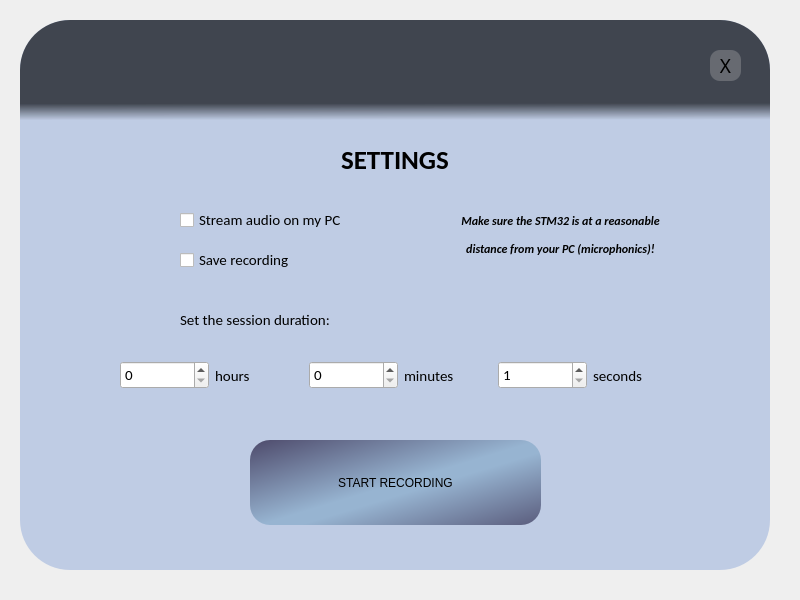
<?xml version="1.0" encoding="UTF-8"?>
<ui version="4.0">
 <class>Form</class>
 <widget class="QWidget" name="Form">
  <property name="geometry">
   <rect>
    <x>0</x>
    <y>0</y>
    <width>800</width>
    <height>600</height>
   </rect>
  </property>
  <property name="windowTitle">
   <string>Form</string>
  </property>
  <widget class="QWidget" name="widget" native="true">
   <property name="geometry">
    <rect>
     <x>20</x>
     <y>20</y>
     <width>750</width>
     <height>550</height>
    </rect>
   </property>
   <property name="styleSheet">
    <string notr="true">QPushButton {
	font: 14pt &quot;Arial Rounded MT Bold&quot;;
border-radius: 20px;
}

QPushButton#recordBtn {
background-color: qlineargradient(spread:reflect, x1:0, y1:0, x2:0.553, y2:0.533409, stop:0.00497512 rgba(78, 75, 108, 255), stop:0.935323 rgba(151, 180, 209, 255))
}

QPushButton#editBtn {
color: white;
background-color:qlineargradient(spread:reflect, x1:0, y1:0, x2:0.513, y2:0.499318, stop:0 rgba(160, 193, 221, 255), stop:0.955224 rgba(74, 99, 119, 255))
}

QPushButton#editBtn:hover, #recordBtn:hover, #exitBtn:hover {
background-color: qlineargradient(spread:pad, x1:0, y1:0, x2:0.731905, y2:0.755, stop:0 rgba(255, 221, 221, 255), stop:0.955224 rgba(238, 103, 100, 255))
}

QPushButton#exitBtn {
background-color: rgba(195, 195, 195, 0.3);
border-radius: 10px; 
}</string>
   </property>
   <widget class="QLabel" name="mainLabel">
    <property name="geometry">
     <rect>
      <x>0</x>
      <y>0</y>
      <width>750</width>
      <height>550</height>
     </rect>
    </property>
    <property name="styleSheet">
     <string notr="true">border-radius: 50px;
background-color: rgb(191, 204, 228);</string>
    </property>
    <property name="text">
     <string/>
    </property>
   </widget>
   <widget class="QLabel" name="micLabel">
    <property name="geometry">
     <rect>
      <x>30</x>
      <y>130</y>
      <width>80</width>
      <height>80</height>
     </rect>
    </property>
    <property name="text">
     <string/>
    </property>
    <property name="pixmap">
     <pixmap>../imgs/microphone.png</pixmap>
    </property>
    <property name="scaledContents">
     <bool>true</bool>
    </property>
    <property name="alignment">
     <set>Qt::AlignCenter</set>
    </property>
   </widget>
   <widget class="QLabel" name="header">
    <property name="geometry">
     <rect>
      <x>0</x>
      <y>0</y>
      <width>750</width>
      <height>70</height>
     </rect>
    </property>
    <property name="font">
     <font>
      <family>Arial Rounded MT Bold</family>
      <pointsize>28</pointsize>
     </font>
    </property>
    <property name="styleSheet">
     <string notr="true">border-top-left-radius: 50px;
border-top-right-radius: 50px;
background-color: rgb(64, 69, 79);
</string>
    </property>
    <property name="text">
     <string/>
    </property>
    <property name="alignment">
     <set>Qt::AlignCenter</set>
    </property>
    <property name="margin">
     <number>10</number>
    </property>
   </widget>
   <widget class="QLabel" name="headerLabel">
    <property name="geometry">
     <rect>
      <x>200</x>
      <y>10</y>
      <width>352</width>
      <height>71</height>
     </rect>
    </property>
    <property name="text">
     <string/>
    </property>
    <property name="pixmap">
     <pixmap>../imgs/header.png</pixmap>
    </property>
    <property name="scaledContents">
     <bool>true</bool>
    </property>
   </widget>
   <widget class="QLabel" name="headerFade">
    <property name="geometry">
     <rect>
      <x>0</x>
      <y>70</y>
      <width>750</width>
      <height>30</height>
     </rect>
    </property>
    <property name="font">
     <font>
      <family>Arial Rounded MT Bold</family>
      <pointsize>28</pointsize>
     </font>
    </property>
    <property name="styleSheet">
     <string notr="true">background-color: qlineargradient(spread:pad, x1:0.511975, y1:0.443, x2:0.522, y2:1, stop:0 rgba(64, 69, 79, 255), stop:1 rgba(64, 69, 79, 0))</string>
    </property>
    <property name="text">
     <string/>
    </property>
    <property name="alignment">
     <set>Qt::AlignCenter</set>
    </property>
    <property name="margin">
     <number>10</number>
    </property>
   </widget>
   <widget class="QPushButton" name="exitBtn">
    <property name="geometry">
     <rect>
      <x>690</x>
      <y>30</y>
      <width>31</width>
      <height>31</height>
     </rect>
    </property>
    <property name="font">
     <font>
      <family>Arial Rounded MT Bold</family>
      <pointsize>14</pointsize>
      <weight>50</weight>
      <italic>false</italic>
      <bold>false</bold>
     </font>
    </property>
    <property name="text">
     <string>X</string>
    </property>
   </widget>
   <widget class="QPushButton" name="recordBtn">
    <property name="geometry">
     <rect>
      <x>230</x>
      <y>420</y>
      <width>291</width>
      <height>85</height>
     </rect>
    </property>
    <property name="styleSheet">
     <string notr="true"/>
    </property>
    <property name="text">
     <string>START RECORDING</string>
    </property>
   </widget>
   <widget class="QCheckBox" name="streamCheck">
    <property name="geometry">
     <rect>
      <x>160</x>
      <y>180</y>
      <width>200</width>
      <height>40</height>
     </rect>
    </property>
    <property name="font">
     <font>
      <family>Calibri</family>
      <pointsize>11</pointsize>
     </font>
    </property>
    <property name="text">
     <string>Stream audio on my PC</string>
    </property>
   </widget>
   <widget class="QLabel" name="settingsLabel">
    <property name="geometry">
     <rect>
      <x>300</x>
      <y>120</y>
      <width>150</width>
      <height>40</height>
     </rect>
    </property>
    <property name="font">
     <font>
      <family>Calibri</family>
      <pointsize>20</pointsize>
      <weight>75</weight>
      <bold>true</bold>
     </font>
    </property>
    <property name="text">
     <string>SETTINGS</string>
    </property>
    <property name="alignment">
     <set>Qt::AlignCenter</set>
    </property>
   </widget>
   <widget class="QLabel" name="warningLabel">
    <property name="geometry">
     <rect>
      <x>390</x>
      <y>180</y>
      <width>301</width>
      <height>70</height>
     </rect>
    </property>
    <property name="font">
     <font>
      <family>Calibri</family>
      <pointsize>11</pointsize>
     </font>
    </property>
    <property name="text">
     <string>&lt;html&gt;&lt;head/&gt;&lt;body&gt;&lt;p&gt;&lt;span style=&quot; font-size:9pt; font-weight:600; font-style:italic;&quot;&gt;Make sure the STM32 is at a reasonable&lt;/span&gt;&lt;/p&gt;&lt;p&gt;&lt;span style=&quot; font-size:9pt; font-weight:600; font-style:italic;&quot;&gt;distance from your PC (microphonics)!&lt;/span&gt;&lt;/p&gt;&lt;/body&gt;&lt;/html&gt;</string>
    </property>
    <property name="alignment">
     <set>Qt::AlignCenter</set>
    </property>
   </widget>
   <widget class="QLabel" name="durationLabel">
    <property name="geometry">
     <rect>
      <x>160</x>
      <y>280</y>
      <width>200</width>
      <height>40</height>
     </rect>
    </property>
    <property name="font">
     <font>
      <family>Calibri</family>
      <pointsize>11</pointsize>
     </font>
    </property>
    <property name="text">
     <string>Set the session duration:</string>
    </property>
   </widget>
   <widget class="QCheckBox" name="saveCheck">
    <property name="geometry">
     <rect>
      <x>160</x>
      <y>220</y>
      <width>200</width>
      <height>40</height>
     </rect>
    </property>
    <property name="font">
     <font>
      <family>Calibri</family>
      <pointsize>11</pointsize>
     </font>
    </property>
    <property name="text">
     <string>Save recording</string>
    </property>
   </widget>
   <widget class="QWidget" name="gridLayoutWidget">
    <property name="geometry">
     <rect>
      <x>100</x>
      <y>320</y>
      <width>561</width>
      <height>71</height>
     </rect>
    </property>
    <layout class="QGridLayout" name="gridLayout">
     <item row="0" column="2">
      <layout class="QHBoxLayout" name="secondsLayout">
       <item>
        <widget class="QSpinBox" name="secondBox">
         <property name="font">
          <font>
           <family>Calibri</family>
           <pointsize>11</pointsize>
          </font>
         </property>
         <property name="minimum">
          <number>1</number>
         </property>
         <property name="maximum">
          <number>59</number>
         </property>
        </widget>
       </item>
       <item>
        <widget class="QLabel" name="secondLabel">
         <property name="font">
          <font>
           <family>Calibri</family>
           <pointsize>11</pointsize>
          </font>
         </property>
         <property name="text">
          <string>seconds</string>
         </property>
        </widget>
       </item>
      </layout>
     </item>
     <item row="0" column="0">
      <layout class="QHBoxLayout" name="hoursLayout">
       <item>
        <widget class="QSpinBox" name="hourBox">
         <property name="font">
          <font>
           <family>Calibri</family>
           <pointsize>11</pointsize>
          </font>
         </property>
         <property name="maximum">
          <number>23</number>
         </property>
        </widget>
       </item>
       <item>
        <widget class="QLabel" name="hourLabel">
         <property name="font">
          <font>
           <family>Calibri</family>
           <pointsize>11</pointsize>
          </font>
         </property>
         <property name="text">
          <string>hours</string>
         </property>
        </widget>
       </item>
      </layout>
     </item>
     <item row="0" column="1">
      <layout class="QHBoxLayout" name="minsLayout">
       <item>
        <widget class="QSpinBox" name="minBox">
         <property name="font">
          <font>
           <family>Calibri</family>
           <pointsize>11</pointsize>
          </font>
         </property>
         <property name="maximum">
          <number>59</number>
         </property>
        </widget>
       </item>
       <item>
        <widget class="QLabel" name="minLabel">
         <property name="font">
          <font>
           <family>Calibri</family>
           <pointsize>11</pointsize>
          </font>
         </property>
         <property name="text">
          <string>minutes</string>
         </property>
        </widget>
       </item>
      </layout>
     </item>
    </layout>
   </widget>
   <zorder>mainLabel</zorder>
   <zorder>micLabel</zorder>
   <zorder>header</zorder>
   <zorder>headerFade</zorder>
   <zorder>headerLabel</zorder>
   <zorder>exitBtn</zorder>
   <zorder>recordBtn</zorder>
   <zorder>streamCheck</zorder>
   <zorder>settingsLabel</zorder>
   <zorder>warningLabel</zorder>
   <zorder>durationLabel</zorder>
   <zorder>saveCheck</zorder>
   <zorder>gridLayoutWidget</zorder>
  </widget>
 </widget>
 <resources/>
 <connections/>
</ui>
